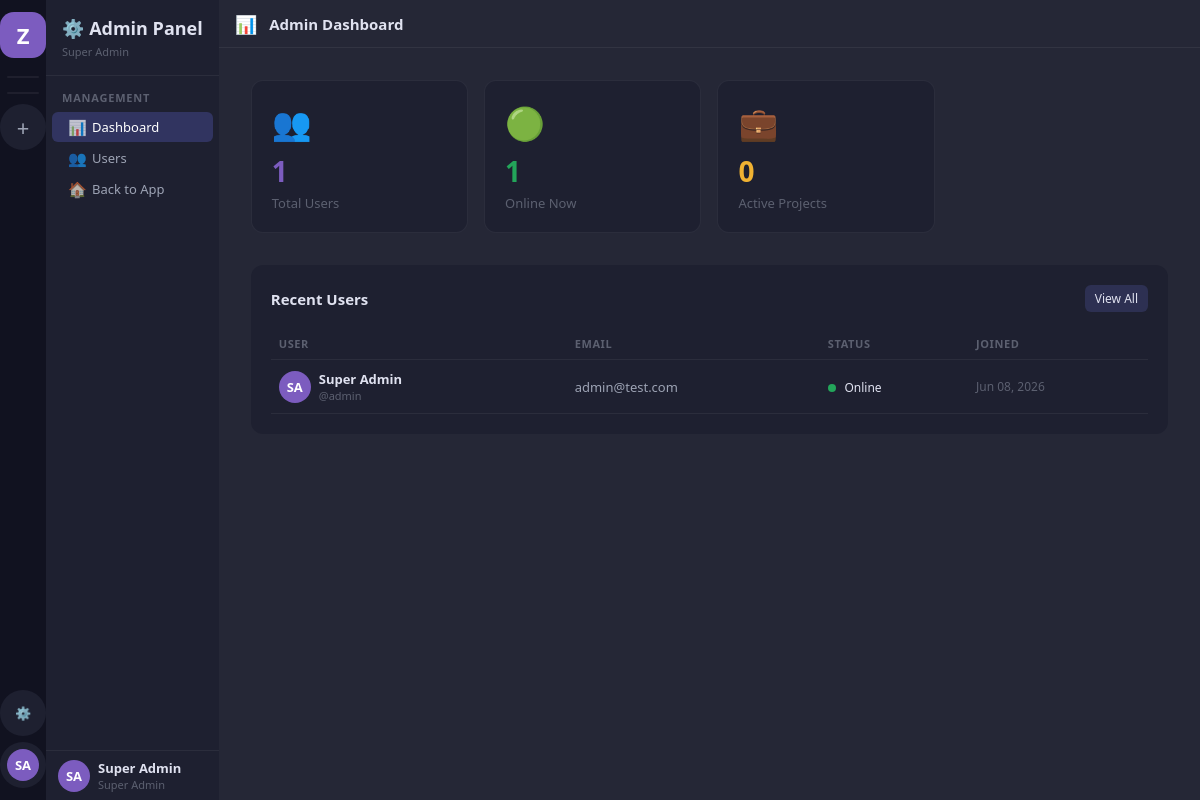
Before: /admin-panel/ (signed in) with the older database file.
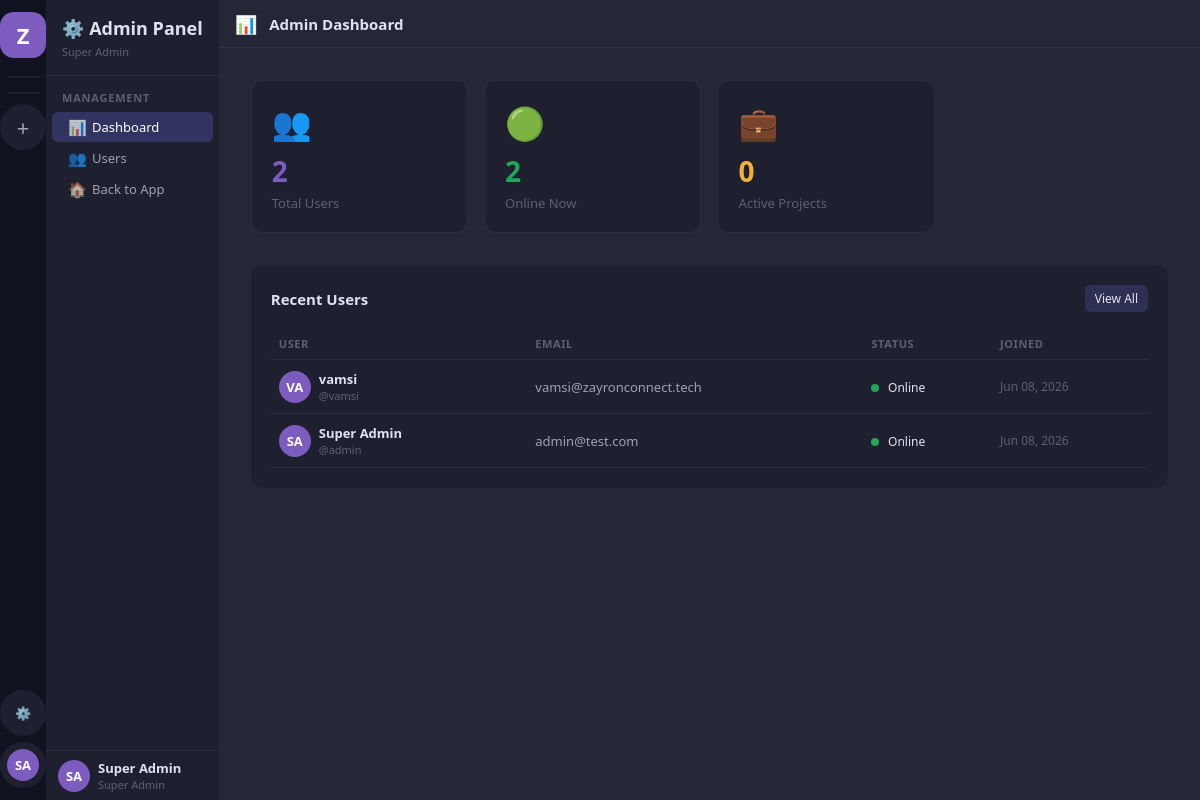
After: the same page with the newer database file.
### accounts/models.py (models this page shows, shortened)
class User(AbstractUser):
    ROLE_CHOICES = [
        ('super_admin', 'Super Admin'),
        ('hr', 'HR'),
        ('employee', 'Employee'),
    ]
    STATUS_CHOICES = [
        ('online', 'Online'),
        ('offline', 'Offline'),
        ('busy', 'Busy'),
        ('away', 'Away'),
    ]
    display_name = models.CharField(max_length=100, blank=True)
    avatar = models.ImageField(upload_to='avatars/', null=True, blank=True)
    is_super_admin = models.BooleanField(default=False)  # Legacy, kept for compatibility
    role = models.CharField(max_length=20, default='employee', choices=ROLE_CHOICES)
    status = models.CharField(max_length=20, default='offline', choices=STATUS_CHOICES)
    bio = models.TextField(blank=True)
    phone = models.CharField(max_length=20, blank=True)
    created_by = models.ForeignKey('self', on_delete=models.SET_NULL, null=True, blank=True, related_name='created_users')
    class Meta:
        db_table = 'zc_users'
    def get_display_name(self):
        return self.display_name or self.get_full_name() or self.username
    def get_status_color(self):
        return {
            'online': '#23a55a',
            'offline': '#80848e',
            'busy': '#f23f43',
            'away': '#f0b232',
        }.get(self.status, '#80848e')
    def get_initials(self):
        name = self.get_display_name()
        parts = name.split()
        if len(parts) >= 2:
            return (parts[0][0] + parts[1][0]).upper()
        return name[:2].upper() if name else 'U'

### accounts/views.py (the view)
# urls.py: path('admin-panel/', views.admin_dashboard, name='admin_dashboard'),
@login_required
def admin_dashboard(request):
    if not (request.user.is_super_admin or request.user.is_staff):
        return redirect('dashboard')
    from workspace.models import Project
    context = {
        'total_users': User.objects.count(),
        'online_users': User.objects.filter(status='online').count(),
        'total_projects': Project.objects.filter(is_active=True).count(),
        'recent_users': User.objects.order_by('-date_joined')[:10],
        'all_projects': request.user.projects.filter(is_active=True),
    }
    return render(request, 'admin_panel/dashboard.html', context)

### templates/admin_panel/dashboard.html (shortened to what the changed rows need)
{% extends 'base.html' %}
{% block sidebar %}
<nav class="sidebar-channels">
  <div class="sc-header">
    <h2>⚙️ Admin Panel</h2>
  </div>
  <div class="sc-userbar">
    <div class="avatar avatar-32" style="background:var(--accent)">{{ user.get_initials }}</div>
    <div style="flex:1;min-width:0"><div class="ub-name">{{ user.get_display_name }}</div><div class="ub-tag">Super Admin</div></div>
  </div>
</nav>
{% endblock %}
{% block content %}
<div class="dashboard-content">
  <div style="display:grid;grid-template-columns:repeat(auto-fill,minmax(200px,1fr));gap:16px;margin-bottom:32px">
    <div style="background:var(--bg-sidebar-r);border-radius:12px;padding:20px;border:1px solid var(--border)">
      <div style="font-size:32px;margin-bottom:8px">👥</div>
      <div style="font-size:28px;font-weight:800;color:var(--accent)">{{ total_users }}</div>
      <div style="font-size:13px;color:var(--text-3);margin-top:4px">Total Users</div>
    </div>
    <div style="background:var(--bg-sidebar-r);border-radius:12px;padding:20px;border:1px solid var(--border)">
      <div style="font-size:32px;margin-bottom:8px">🟢</div>
      <div style="font-size:28px;font-weight:800;color:var(--success)">{{ online_users }}</div>
      <div style="font-size:13px;color:var(--text-3);margin-top:4px">Online Now</div>
    </div>
  </div>
  <div style="background:var(--bg-sidebar-r);border-radius:12px;padding:20px">
    <table style="width:100%;border-collapse:collapse">
      <thead>
        <tr style="border-bottom:1px solid var(--border)">
          <th style="text-align:left;padding:8px;font-size:11px;color:var(--text-3);text-transform:uppercase;letter-spacing:.6px">User</th>
          <th style="text-align:left;padding:8px;font-size:11px;color:var(--text-3);text-transform:uppercase;letter-spacing:.6px">Email</th>
          <th style="text-align:left;padding:8px;font-size:11px;color:var(--text-3);text-transform:uppercase;letter-spacing:.6px">Status</th>
          <th style="text-align:left;padding:8px;font-size:11px;color:var(--text-3);text-transform:uppercase;letter-spacing:.6px">Joined</th>
        </tr>
      </thead>
      <tbody>
        {% for u in recent_users %}
        <tr style="border-bottom:1px solid var(--border)">
          <td style="padding:10px 8px">
            <div style="display:flex;align-items:center;gap:8px">
              <div class="avatar avatar-32" style="background:var(--accent)">{{ u.get_initials }}</div>
              <div>
                <div style="font-size:13px;font-weight:600">{{ u.get_display_name }}</div>
                <div style="font-size:11px;color:var(--text-3)">@{{ u.username }}</div>
              </div>
            </div>
          </td>
          <td style="padding:10px 8px;font-size:13px;color:var(--text-2)">{{ u.email }}</td>
          <td style="padding:10px 8px">
            <span style="width:8px;height:8px;border-radius:50%;background:{{ u.get_status_color }};display:inline-block;margin-right:5px"></span>
            <span style="font-size:12px">{{ u.get_status_display }}</span>
          </td>
          <td style="padding:10px 8px;font-size:12px;color:var(--text-3)">{{ u.date_joined|date:"M d, Y" }}</td>
        </tr>
        {% endfor %}
      </tbody>
    </table>
  </div>
</div>
{% endblock %}

### templates/base.html (shortened to what this page needs)
<!DOCTYPE html>
<html lang="en">
<head>
<link rel="stylesheet" href="/static/css/main.css">
</head>
<body>
<div class="app-shell">
  <nav class="sidebar-projects" id="sidebar-projects">
    <a href="/dashboard/" class="sp-btn sp-logo" title="ZayronConnect">Z</a>
    <div class="sp-divider"></div>
    <div class="sp-divider"></div>
    <a href="/project/create/" class="sp-btn" title="New Project">
      <span style="font-size:22px;font-weight:300">+</span>
    </a>
    {% if user.is_super_admin or user.is_staff %}
    <a href="/admin-panel/" class="sp-btn" title="Admin Panel">
      ⚙️
    </a>
    {% endif %}
    <a href="/profile/" class="sp-btn" title="Profile">
      <div class="avatar avatar-32" style="background:var(--accent)">{{ user.get_initials }}</div>
    </a>
  </nav>
  {% block sidebar %}{% endblock %}
  <main class="main-content" id="main-content">
    {% block content %}{% endblock %}
  </main>
</div>
</body>
</html>

Changed rows visible on the page:
added User: get_initials "VA", get_display_name "vamsi", username "vamsi", email "vamsi@zayronconnect.tech", status "Online", date_joined "Jun 08, 2026"
Other visible differences:
{{ total_users }}: "1" → "2"
{{ online_users }}: "1" → "2"
